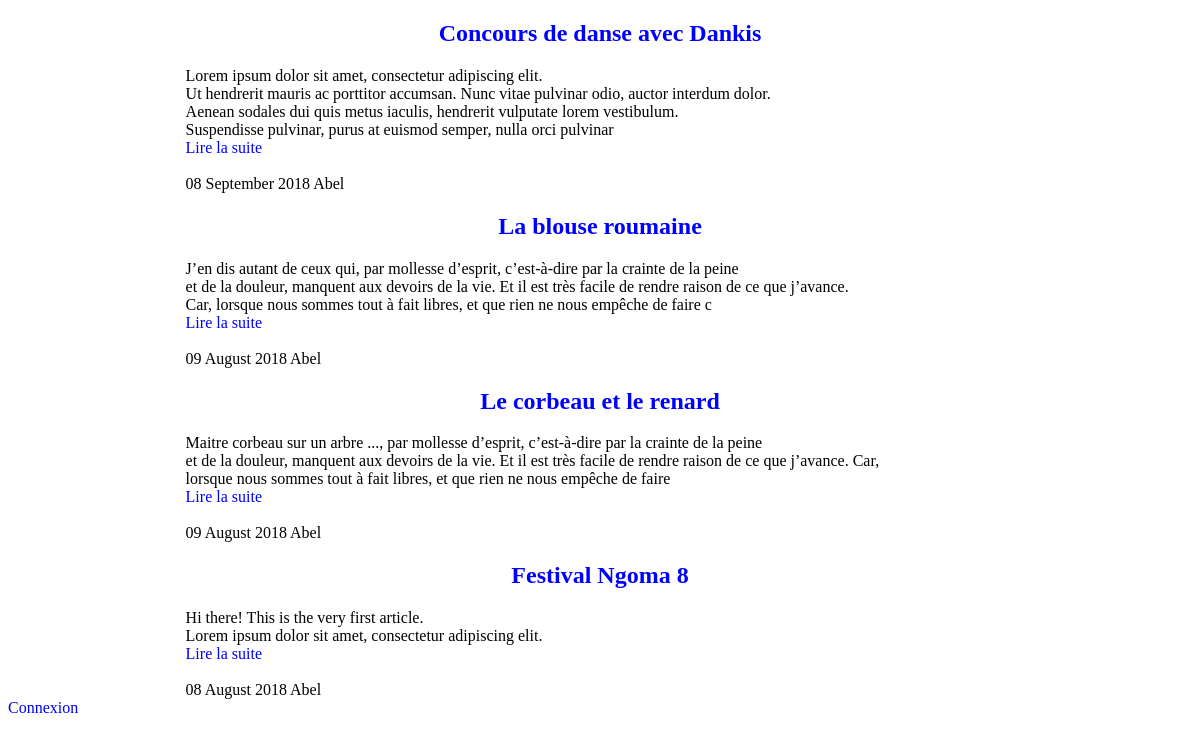
The page / on the database its author committed.
### tables this page shows
create table t_post (
    pst_id integer not null primary key auto_increment,
    pst_title varchar(150) not null,
    pst_content text not null,
    pst_date datetime not null
);

### model/PostManager.php (called while the page is built, shortened)
<?php
class PostManager extends Manager
{
  public function getPosts()
  {
    $db_conct = $this->dbConnect();
    $stmt = $db_conct->query('SELECT pst_id, pst_title, pst_content, DATE_FORMAT(pst_date, \'%d %M %Y\') AS pst_date_fr FROM t_post ORDER BY pst_date DESC LIMIT 0, 5');
    return $stmt;
  }
}

### controller/frontend.php (called while the page is built, shortened)
<?php
require_once('model/PostManager.php');
function listPosts() {
  $postManager = new PostManager();
  $posts = $postManager->getPosts();
  require('view/frontend/listPostsView.php');
}

### view/frontend/listPostsView.php (the view, shortened to what this page needs)
<?php
  while ($row = $posts->fetch())
  {
  ?>
  <div class="post">
    <article class="">
      <header class="entry-header">
        <h1>
          <a href="index.php?action=post&amp;id=<?php echo $row['pst_id']; ?>"><?php echo htmlspecialchars ($row['pst_title']); ?></a>
        </h1>
      </header>
      <div class="entry-content">
        <?php echo nl2br(htmlspecialchars(substr($row['pst_content'], 0, 300))); ?><br>
        <a href="index.php?action=post&amp;id=<?php echo $row['pst_id']; ?>" class="btn button-primary read-more">Lire la suite</a>
      </div>
      <br>
      <footer class="entry-footer">
        <span class="posted-on"><?php echo $row['pst_date_fr']; ?></span>
        <span class="by">Abel</span>
      </footer>
    </article>
  </div>
  <?php
  }
  ?>
<?php require('template.php'); ?>

### public/css/style.css (style rules this page uses)
h1, h3 { text-align:center; }
.post { width:70%; margin:auto; }
a { text-decoration: none; color: blue; }

### rows shown on the page
t_post: pst_title "Concours de danse avec Dankis", pst_content "Lorem ipsum dolor sit amet, consectetur adipiscing elit. Ut hendrerit mauris ac porttitor accumsan. Nunc vitae pulvinar odio, auctor interdum dolor. Aenean sodales dui quis metus iaculis, hendrerit vulputate lorem vestibulum. Suspendisse pulvinar, purus at euismod semper, nulla orci pulvinar", pst_date_fr "08 September 2018"
t_post: pst_title "La blouse roumaine", pst_content "J’en dis autant de ceux qui, par mollesse d’esprit, c’est-à-dire par la crainte de la peine et de la douleur, manquent aux devoirs de la vie. Et il est très facile de rendre raison de ce que j’avance. Car, lorsque nous sommes tout à fait libres, et que rien ne nous empêche de faire c", pst_date_fr "09 August 2018"
t_post: pst_title "Le corbeau et le renard", pst_content "Maitre corbeau sur un arbre ..., par mollesse d’esprit, c’est-à-dire par la crainte de la peine et de la douleur, manquent aux devoirs de la vie. Et il est très facile de rendre raison de ce que j’avance. Car, lorsque nous sommes tout à fait libres, et que rien ne nous empêche de faire", pst_date_fr "09 August 2018"
t_post: pst_title "Festival Ngoma 8", pst_content "Hi there! This is the very first article. Lorem ipsum dolor sit amet, consectetur adipiscing elit.", pst_date_fr "08 August 2018"
